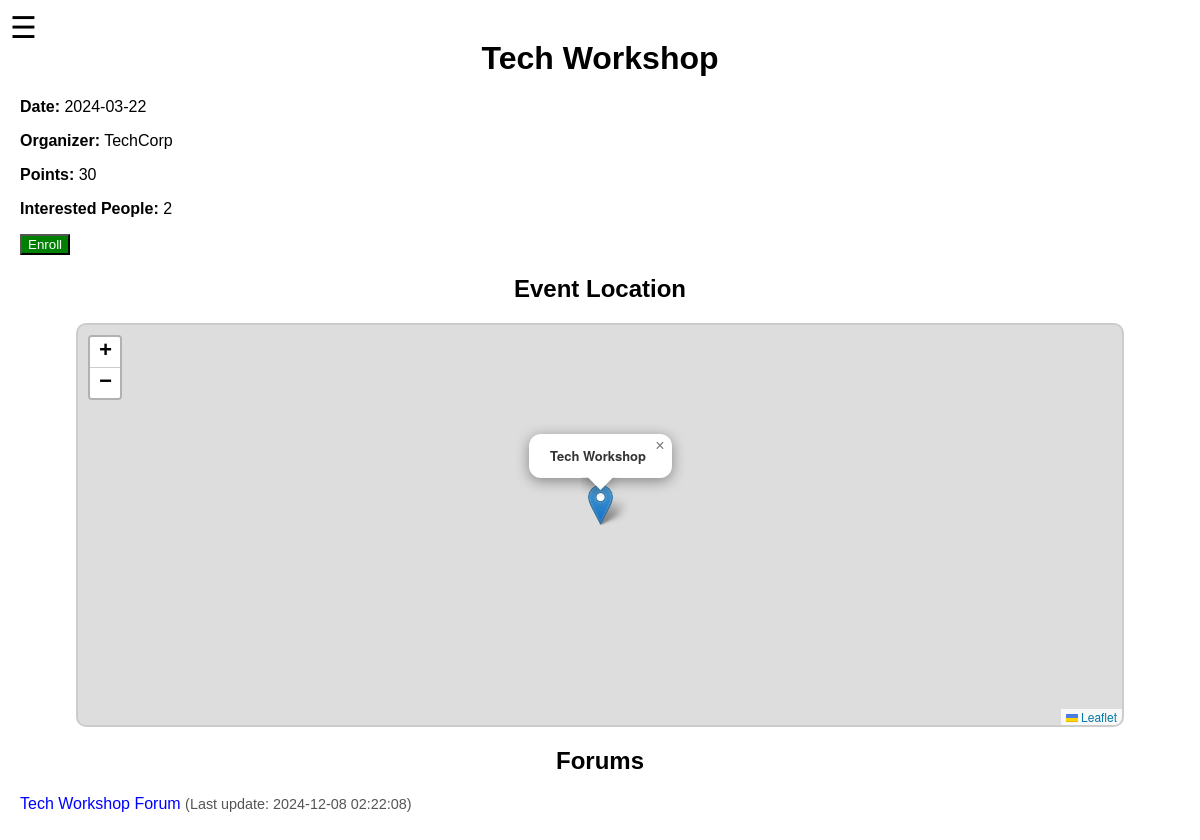
Screenshot of /home/event/23 (signed in) with the database file from the repository.
### tables this page shows
CREATE TABLE Event (
    id_event INTEGER PRIMARY KEY,
    name TEXT NOT NULL CHECK(length(name) > 0),
    description TEXT,
    event_date TEXT, -- 'YYYY-MM-DD'
    location TEXT NOT NULL UNIQUE, -- "latitude, longitude"
    hours_of_work INTEGER DEFAULT 0 CHECK(hours_of_work >= 0),
    status TEXT CHECK(status IN ('active','inactive')),
    openslots INTEGER DEFAULT 0 CHECK(openslots >= 0),
    organizer TEXT,
    points_to_earn INTEGER DEFAULT 0 CHECK(points_to_earn >= 0)
);

CREATE TABLE Forum (
    id_forum INTEGER PRIMARY KEY,
    id_event INTEGER NOT NULL,
    name TEXT NOT NULL CHECK(length(name) > 0),
    FOREIGN KEY (id_event) REFERENCES Event(id_event) ON DELETE CASCADE
);

### routes/home.py (the view, shortened to what this page needs)
@home_bp.route('/event/<int:event_id>', methods=['GET', 'POST'])
def event_page(event_id):
    user_id = session.get('user_id')
    if not user_id:
        flash('Please log in to view events.', 'error')
        return redirect(url_for('login.login'))
    event = get_event_details(event_id)
    if not event:
        flash('Event not found.', 'error')
        return redirect(url_for('home.home'))
    forums = get_forums_by_event(event_id)
    enrolled = is_user_enrolled(user_id, event_id)
    location = get_event_location(event_id)
    return render_template(
        'event.html',
        event=event,
        enrolled=enrolled,
        forums=forums,
        location=location
    )

### models.py (called while the page is built)
def get_event_location(event_id):
    with sqlite3.connect(DB_NAME, timeout=30) as conn:
        cursor = conn.cursor()
        query = "SELECT location FROM Event WHERE id_event = ?"
        cursor.execute(query, (event_id,))
        row = cursor.fetchone()
    return row[0] if row else None

def is_user_enrolled(user_id, event_id):
    with sqlite3.connect(DB_NAME, timeout=30) as conn:
        cursor = conn.cursor()
        query = """
            SELECT 1 FROM User_Events
            WHERE id_user = ? AND id_event = ?
        """
        cursor.execute(query, (user_id, event_id))
        result = cursor.fetchone()
    return bool(result)

def get_forums_by_event(event_id):
    with sqlite3.connect(DB_NAME, timeout=30) as conn:
        cursor = conn.cursor()
        query = """
            SELECT f.id_forum, f.name, MAX(p.date_of_post) AS last_update
            FROM Forum f
            LEFT JOIN Post p ON f.id_forum = p.id_forum
            WHERE f.id_event = ?
            GROUP BY f.id_forum, f.name
            ORDER BY last_update DESC
        """
        cursor.execute(query, (event_id,))
        forums = cursor.fetchall()
    return [
        {
            'id_forum': row[0],
            'name': row[1],
            'last_update': row[2] if row[2] else 'No posts yet'
        }
        for row in forums
    ]

def get_event_details(event_id):
    with sqlite3.connect(DB_NAME, timeout=30) as conn:
        cursor = conn.cursor()
        query = """
            SELECT e.name, e.event_date, e.organizer, e.hours_of_work, COUNT(ue.id_user)
            FROM Event e
            LEFT JOIN User_Events ue ON e.id_event = ue.id_event
            WHERE e.id_event = ?
            GROUP BY e.id_event
        """
        cursor.execute(query, (event_id,))
        row = cursor.fetchone()
    if not row:
        return None
    return {
        'name': row[0],
        'date': row[1],
        'organizer': row[2],
        'points': row[3] * 10,
        'interested': row[4]
    }

### templates/event.html (shortened to what this page needs)
<!DOCTYPE html>
<html lang="en">
<head>
    <link rel="stylesheet" href="https://unpkg.com/leaflet@1.9.3/dist/leaflet.css" />
    <link rel="stylesheet" href="{{ url_for('static', filename='styles.css') }}">
</head>
<body>
    <div class="hamburger-menu">
        <label for="menu-toggle" class="menu-icon">&#9776;</label>
    </div>
    <h1>{{ event.name }}</h1>
    <p><strong>Date:</strong> {{ event.date }}</p>
    <p><strong>Organizer:</strong> {{ event.organizer }}</p>
    <p><strong>Points:</strong> {{ event.points }}</p>
    <p><strong>Interested People:</strong> {{ event.interested }}</p>
    <form method="POST">
        {% if enrolled %}
        <button type="submit" name="action" value="leave" style="background-color: red; color: white;">Leave</button>
        {% else %}
        <button type="submit" name="action" value="enroll" style="background-color: green; color: white;">Enroll</button>
        {% endif %}
    </form>
    <h2>Event Location</h2>
    <div id="map" style="height: 400px; width: 100%;"></div>
    <h2>Forums</h2>
    {% if forums %}
        <ul>
            {% for forum in forums %}
                <li>
                    <a href="{{ url_for('forum.forum_page', forum_id=forum.id_forum) }}">
                        {{ forum.name }}
                    </a>
                    <span style="font-size: 0.9em; color: #555;">(Last update: {{ forum.last_update }})</span>
                </li>
            {% endfor %}
        </ul>
    {% else %}
        <p>No forums available for this event.</p>
    {% endif %}
</body>
</html>

### static/styles.css (style rules this page uses)
body { font-family: Arial, sans-serif; margin: 0; padding: 20px; }
h1, h2 { text-align: center; margin-top: 20px; }
#map { margin: 20px auto; max-width: 90%; border: 2px solid #ccc; border-radius: 10px; }
ul { list-style-type: none; padding: 0; }
ul li a { text-decoration: none; color: blue; }
.hamburger-menu { position: fixed; top: 10px; left: 10px; z-index: 1000; }
.menu-icon { font-size: 30px; cursor: pointer; user-select: none; }

### rows the page displays
Event: name "Tech Workshop", date "2024-03-22", organizer "TechCorp"
Forum: name "Tech Workshop Forum", last_update "2024-12-08 02:22:08"

### other values shown
{{ event.points }} "30"
{{ event.interested }} "2"
